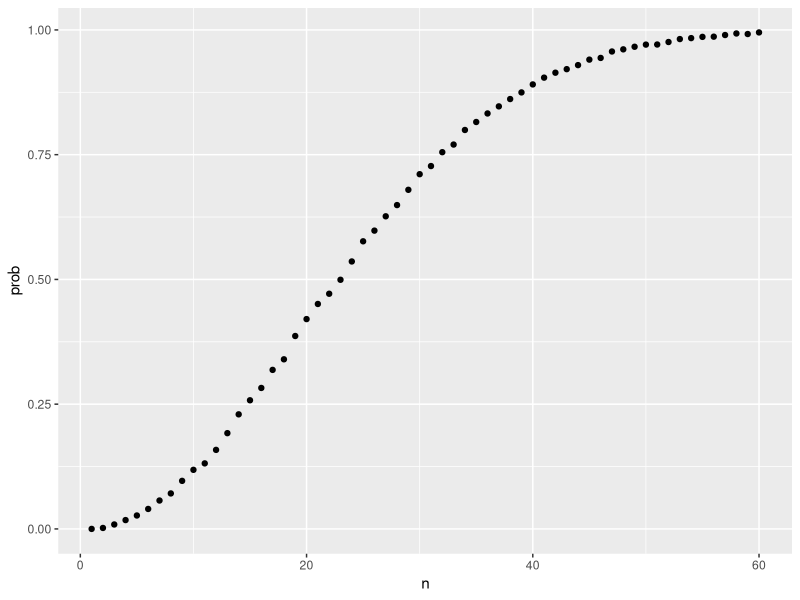
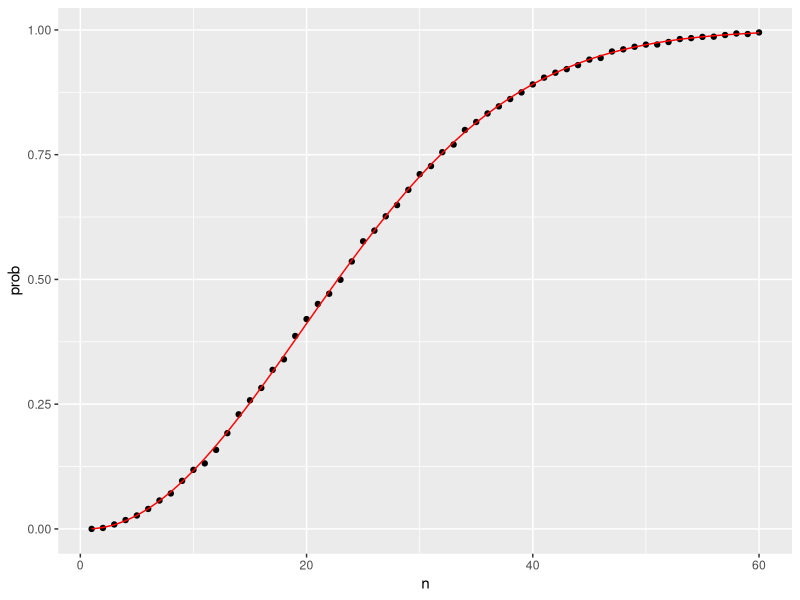
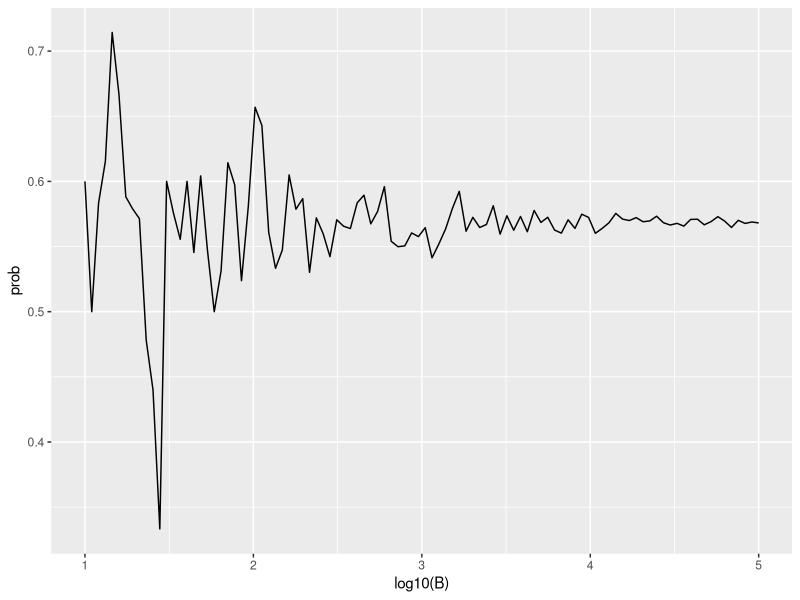
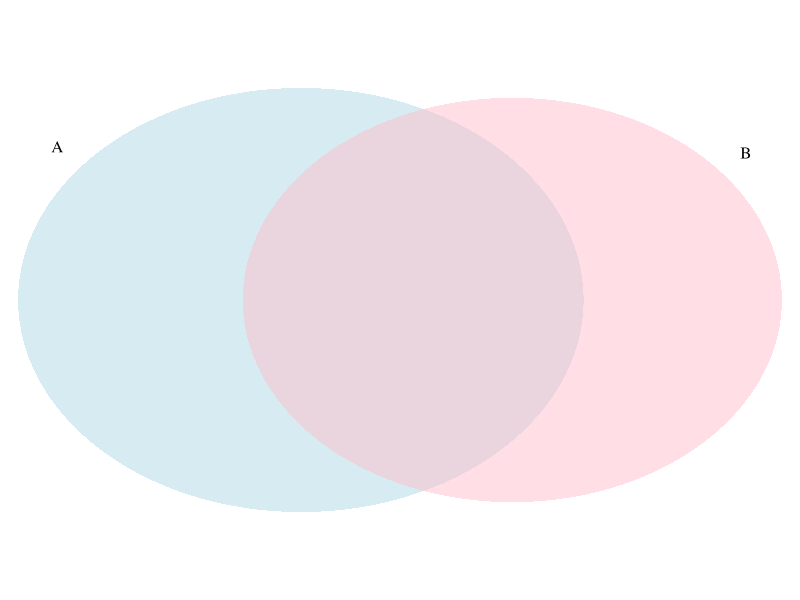

These figures' R source, in order:
## ---- chunk 1
library(ggplot2)
## ---- chunk 2
beads <- rep( c("red", "blue"), times = c(2,3))
beads
## ---- chunk 3
sample(beads, 1)
## ---- chunk 4
B <- 10000
events <- replicate(B, sample(beads, 1))
## ---- chunk 5
tab <- table(events)
tab
## ---- chunk 6
prop.table(tab)
## ---- chunk 7
set.seed(1) 
## ---- chunk 8
sample(beads, 5)
sample(beads, 5)
sample(beads, 5)
## ---- chunk 9
events <- sample(beads, B, replace = TRUE)
prop.table(table(events))
## ---- chunk 10
set.seed(1)
## ---- chunk 11
x <- sample(beads, 5)
## ---- chunk 12
x[2:5]
## ---- chunk 13
number <- "Three"
suit <- "Hearts"
paste(number, suit)
## ---- chunk 14
paste(letters[1:5], as.character(1:5))
## ---- chunk 15
expand.grid(pants = c("blue", "black"), shirt = c("white", "grey", "plaid"))
## ---- chunk 16
suits <- c("Diamonds", "Clubs", "Hearts", "Spades")
numbers <- c("Ace", "Deuce", "Three", "Four", "Five", 
             "Six", "Seven", "Eight", "Nine", "Ten", 
             "Jack", "Queen", "King")
deck <- expand.grid(number=numbers, suit=suits)
deck <- paste(deck$number, deck$suit)
## ---- chunk 17
kings <- paste("King", suits)
mean(deck %in% kings)
## ---- chunk 18
library(gtools)
permutations(3, 2)
## ---- chunk 19
hands <- permutations(52, 2, v = deck)
## ---- chunk 20
first_card <- hands[,1]
second_card <- hands[,2]
## ---- chunk 21
kings <- paste("King", suits)
sum(first_card %in% kings)
## ---- chunk 22
sum(first_card %in% kings & second_card %in% kings) /
  sum(first_card %in% kings)
## ---- chunk 23
mean(first_card %in% kings & second_card %in% kings) /
  mean(first_card %in% kings)
## ---- chunk 24
permutations(3,2)
combinations(3,2)
## ---- chunk 25
aces <- paste("Ace", suits)

facecard <- c("King", "Queen", "Jack", "Ten")
facecard <- expand.grid( number=facecard, suit=suits)
facecard <- paste( facecard$number, facecard$suit)

hands <- combinations(52, 2, v = deck)
mean(hands[,1] %in% aces & hands[,2] %in% facecard)
## ---- chunk 26
mean((hands[,1] %in% aces & hands[,2] %in% facecard) |
       (hands[,2] %in% aces & hands[,1] %in% facecard))
## ---- chunk 27
hand <- sample(deck, 2)
hand
## ---- chunk 28
(hands[1] %in% aces & hands[2] %in% facecard) | 
  (hands[2] %in% aces & hands[1] %in% facecard)
## ---- chunk 29
blackjack <- function(){
   hand <- sample(deck, 2)
  (hand[1] %in% aces & hand[2] %in% facecard) | 
    (hand[2] %in% aces & hand[1] %in% facecard)
}
## ---- chunk 30
blackjack()
## ---- chunk 31
B <- 10000
results <- replicate(B, blackjack())
mean(results)
## ---- chunk 32
set.seed(1)
## ---- chunk 33
n <- 50
bdays <- sample(1:365, n, replace = TRUE)
## ---- chunk 34
duplicated(c(1,2,3,1,4,3,5))
## ---- chunk 35
any(duplicated(bdays))
## ---- chunk 36
same_birthday <- function(n){
  bdays <- sample(1:365, n, replace=TRUE)
  any(duplicated(bdays))
}

B <- 10000
results <- replicate(B, same_birthday(50))
mean(results)
## ---- chunk 37
compute_prob <- function(n, B=10000){
  results <- replicate(B, same_birthday(n))
  mean(results)
}
## ---- chunk 38
n <- seq(1,60)
prob <- sapply(n, compute_prob)
## ---- chunk 39
prob <- sapply(n, compute_prob)
qplot(n, prob)
## ---- chunk 40
exact_prob <- function(n){
  prob_unique <- seq(365,365-n+1)/365 
  1 - prod( prob_unique)
}
eprob <- sapply(n, exact_prob)

qplot(n, prob) + 
  geom_line(aes(n, eprob), col = "red")
## ---- chunk 41
B <- 10^seq(1, 5, len = 100)
compute_prob <- function(B, n=25){
  same_day <- replicate(B, same_birthday(n))
  mean(same_day)
}
prob <- sapply(B, compute_prob)
qplot(log10(B), prob, geom = "line")
## ---- chunk 42
library(VennDiagram)
grid.newpage()
tmp <- draw.pairwise.venn(22, 20, 11, category = c("A", "B"), 
                   lty = rep("blank", 2), 
                   fill = c("light blue", "pink"), 
                   alpha = rep(0.5, 2),  
                   cat.dist = rep(0.025, 2), cex=0)
## ---- chunk 43
1/13*16/51 + 16/52*4/51 + 0
## ---- chunk 44
B <- 10000
stick <- replicate(B, {
  doors <- as.character(1:3)
  prize <- sample(c("car","goat","goat"))
  prize_door <- doors[prize == "car"]
  my_pick  <- sample(doors, 1)
  show <- sample(doors[!doors %in% c(my_pick, prize_door)],1)
  stick <- my_pick
  stick == prize_door
})
mean(stick)
## ---- chunk 45
switch <- replicate(B, {
  doors <- as.character(1:3)
  prize <- sample(c("car","goat","goat"))
  prize_door <- doors[prize == "car"]
  my_pick  <- sample(doors, 1)
  show <- sample(doors[!doors %in% c(my_pick, prize_door)], 1)
  stick <- my_pick
  switch <- doors[!doors%in%c(my_pick, show)]
  switch == prize_door
})
mean(switch)
